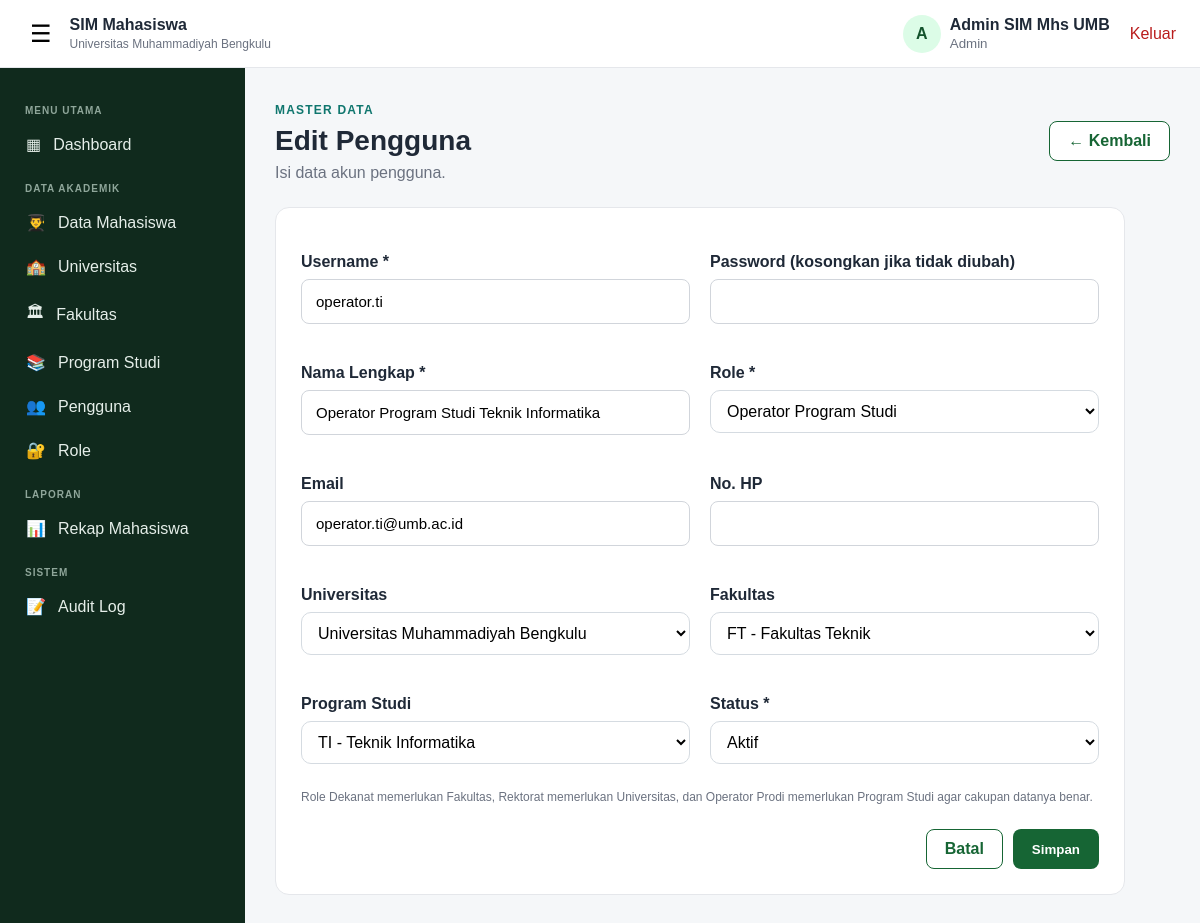
/pengguna_form.php?id=2 (signed in), run on the app's committed database.
### tables this page shows
CREATE TABLE `pengguna` (
  `id_pengguna` bigint(20) UNSIGNED NOT NULL,
  `id_role` smallint(5) UNSIGNED NOT NULL,
  `id_universitas` bigint(20) UNSIGNED DEFAULT NULL,
  `id_fakultas` bigint(20) UNSIGNED DEFAULT NULL,
  `id_program_studi` bigint(20) UNSIGNED DEFAULT NULL,
  `username` varchar(100) NOT NULL,
  `password_hash` varchar(255) NOT NULL,
  `nama_lengkap` varchar(200) NOT NULL,
  `email` varchar(150) DEFAULT NULL,
  `no_hp` varchar(30) DEFAULT NULL,
  `status_aktif` enum('Aktif','Tidak Aktif') NOT NULL DEFAULT 'Aktif',
  `last_login` datetime DEFAULT NULL,
  `created_at` timestamp NOT NULL DEFAULT current_timestamp(),
  `updated_at` timestamp NOT NULL DEFAULT current_timestamp() ON UPDATE current_timestamp()
);

### layout.php (the view, shortened to what this page needs)
<?php
function e($v) { return htmlspecialchars((string)$v, ENT_QUOTES, 'UTF-8'); }
function db_all(mysqli $k, string $sql, string $types = '', array $p = []): array {
    $st = mysqli_prepare($k, $sql);
    if ($types !== '') { mysqli_stmt_bind_param($st, $types, ...$p); }
    mysqli_stmt_execute($st);
    $rows = mysqli_fetch_all(mysqli_stmt_get_result($st), MYSQLI_ASSOC);
    return $rows;
}
function options(array $rows, string $val, callable $label, $selected, string $kosong = ''): string {
    $o = $kosong !== '' ? '<option value="">' . e($kosong) . '</option>' : '';
    foreach ($rows as $r) {
        $s = (string)$selected === (string)$r[$val] ? ' selected' : '';
        $o .= '<option value="' . e($r[$val]) . '"' . $s . '>' . e($label($r)) . '</option>';
    }
    return $o;
}
function page_start(string $title, string $h1, string $sub, ?array $tombol = null, ?string $kembali = null, string $eyebrow = 'MASTER DATA'): void { ?>
<!DOCTYPE html>
<html lang="id">
<head>
    <link rel="stylesheet" href="style.css">
</head>
<body class="app-body">
<?php include 'topbar.php'; include 'sideleftbar.php'; ?>
<main class="main-content">
    <div class="page-heading page-heading-flex">
        <div>
            <span class="eyebrow"><?= e($eyebrow) ?></span>
            <h1><?= e($h1) ?></h1>
            <p><?= e($sub) ?></p>
        </div>
        <?php if ($kembali): ?><a href="<?= e($kembali) ?>" class="btn btn-outline">&larr; Kembali</a><?php endif; ?>
    </div>
    <?php unset($_SESSION[$k]); endif; endforeach;
}
function page_end(): void { echo "</main>\n</body>\n</html>"; }

### pengguna_form.php (shortened to what this page needs)
<?php
require_once 'koneksi.php';
require_once 'layout.php';
$id = filter_input(INPUT_GET, 'id', FILTER_VALIDATE_INT) ?: filter_input(INPUT_POST, 'id', FILTER_VALIDATE_INT) ?: 0;
$edit = $id > 0;
$F = ['id_role','id_universitas','id_fakultas','id_program_studi','username','nama_lengkap','email','no_hp','status_aktif'];
$d = array_fill_keys($F, ''); $d['status_aktif'] = 'Aktif';
if ($edit && $_SERVER['REQUEST_METHOD'] !== 'POST') {
    $r = db_all($koneksi, "SELECT " . implode(',', $F) . " FROM pengguna WHERE id_pengguna = ?", "i", [$id]);
    $d = array_map(fn($v) => $v ?? '', $r[0]);
}
$roles = db_all($koneksi, "SELECT id_role, nama_role FROM roles ORDER BY id_role");
$univ  = db_all($koneksi, "SELECT id_universitas, nama_universitas FROM universitas ORDER BY nama_universitas");
$fak   = db_all($koneksi, "SELECT id_fakultas, kode_fakultas, nama_fakultas FROM fakultas ORDER BY kode_fakultas");
$prodi = db_all($koneksi, "SELECT id_program_studi, kode_program_studi, nama_program_studi FROM program_studi ORDER BY kode_program_studi");
$judul = $edit ? 'Edit Pengguna' : 'Tambah Pengguna';
page_start($judul, $judul, 'Isi data akun pengguna.', null, 'pengguna.php');
if ($error) { echo '<div class="alert alert-danger">' . e($error) . '</div>'; } ?>
    <div class="dashboard-panel form-panel">
        <form method="post" autocomplete="off">
            <div class="form-grid">
                <div class="form-group"><label>Username *</label><input type="text" name="username" maxlength="100" required value="<?= e($d['username']) ?>"></div>
                <div class="form-group"><label>Password <?= $edit ? '(kosongkan jika tidak diubah)' : '*' ?></label><input type="password" name="password" minlength="8" autocomplete="new-password" <?= $edit ? '' : 'required' ?>></div>
                <div class="form-group"><label>Nama Lengkap *</label><input type="text" name="nama_lengkap" maxlength="200" required value="<?= e($d['nama_lengkap']) ?>"></div>
                <div class="form-group"><label>Role *</label>
                    <select name="id_role" required><?= options($roles, 'id_role', fn($r) => $r['nama_role'], $d['id_role'], '-- Pilih Role --') ?></select></div>
                <div class="form-group"><label>Email</label><input type="text" name="email" maxlength="150" value="<?= e($d['email']) ?>"></div>
                <div class="form-group"><label>No. HP</label><input type="text" name="no_hp" maxlength="30" value="<?= e($d['no_hp']) ?>"></div>
                <div class="form-group"><label>Universitas</label>
                    <select name="id_universitas"><?= options($univ, 'id_universitas', fn($r) => $r['nama_universitas'], $d['id_universitas'], '-- Tidak ada --') ?></select></div>
                <div class="form-group"><label>Fakultas</label>
                    <select name="id_fakultas"><?= options($fak, 'id_fakultas', fn($r) => $r['kode_fakultas'] . ' - ' . $r['nama_fakultas'], $d['id_fakultas'], '-- Tidak ada --') ?></select></div>
                <div class="form-group"><label>Program Studi</label>
                    <select name="id_program_studi"><?= options($prodi, 'id_program_studi', fn($r) => $r['kode_program_studi'] . ' - ' . $r['nama_program_studi'], $d['id_program_studi'], '-- Tidak ada --') ?></select></div>
                <div class="form-group"><label>Status *</label>
                    <select name="status_aktif"><?php foreach (['Aktif','Tidak Aktif'] as $s): ?><option <?= $d['status_aktif'] === $s ? 'selected' : '' ?>><?= $s ?></option><?php endforeach; ?></select></div>
            </div>
            <small class="form-help">Role Dekanat memerlukan Fakultas, Rektorat memerlukan Universitas, dan Operator Prodi memerlukan Program Studi agar cakupan datanya benar.</small>
            <div class="form-actions"><a href="pengguna.php" class="btn btn-outline">Batal</a><button type="submit" class="btn btn-primary">Simpan</button></div>
        </form>
    </div>
<?php page_end();

### style.css (style rules this page uses)
* { box-sizing: border-box; }
:root { --primary: #166534; --primary-dark: #14532d; --secondary: #0f766e; --text: #1f2937; --muted: #6b7280; --border: #e5e7eb; --bg: #f5f7f9; --white: #ffffff; --danger: #b91c1c; --sidebar: #102a1d; }
body { margin: 0; font-family: Arial, Helvetica, sans-serif; color: var(--text); background: var(--bg); }
a { text-decoration: none; color: inherit; }
.btn { display: inline-flex; align-items: center; justify-content: center; border: 1px solid transparent; border-radius: 8px; padding: 10px 18px; font-weight: 600; cursor: pointer; }
.btn-primary { background: var(--primary); color: #fff; }
.btn-outline { border-color: var(--primary); color: var(--primary); background: #fff; }
.eyebrow { color: var(--secondary); font-size: 12px; font-weight: 800; letter-spacing: 1.2px; }
.form-group { margin: 20px 0; }
.form-group label { display: block; font-weight: 600; margin-bottom: 8px; }
.form-group input { width: 100%; padding: 13px 14px; border: 1px solid #d1d5db; border-radius: 8px; font-size: 15px; }
.app-body { min-height: 100vh; }
.main-content { margin-left: 245px; padding: 100px 30px 40px; min-height: 100vh; }
.page-heading { margin-bottom: 25px; }
.page-heading h1 { margin: 7px 0; font-size: 28px; }
.page-heading p { color: var(--muted); margin: 0; }
.dashboard-panel { background: #fff; border: 1px solid var(--border); border-radius: 14px; margin-top: 25px; }
.page-heading-flex { display: flex; align-items: center; justify-content: space-between; gap: 20px; }
.form-panel { padding: 25px; max-width: 850px; }
.form-help { display: block; margin-top: 6px; color: var(--muted); font-size: 12px; }
.form-actions { display: flex; justify-content: flex-end; gap: 10px; margin-top: 25px; }
.form-grid { display: grid; grid-template-columns: repeat(2, 1fr); gap: 0 20px; }
.form-panel select { width: 100%; padding: 11px 12px; border: 1px solid #d5dbe1; border-radius: 10px; background: #fff; font: inherit; }

### data on the page
pengguna: username "operator.ti", nama_lengkap "Operator Program Studi Teknik Informatika", email "operator.ti@umb.ac.id", status_aktif "Aktif"

### other printed values
substr($namaPengguna, 0, 1) "A"
$namaPengguna "Admin SIM Mhs UMB"
$namaRole "Admin"
$eyebrow "MASTER DATA"
$h1 "Edit Pengguna"
$sub "Isi data akun pengguna."
form field id_role "Operator Program Studi"
form field id_universitas "Universitas Muhammadiyah Bengkulu"
form field id_fakultas "FT - Fakultas Teknik"
form field id_program_studi "TI - Teknik Informatika"
